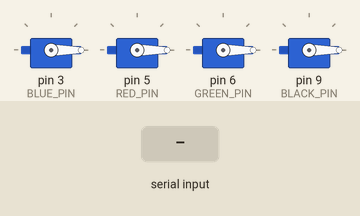
Recording of a sketch running on a simulated Arduino Uno, built with avr-gcc and run on an emulated ATmega328P. On the bench: 4 × servo. The inputs (shaded band) are chosen by the test bench.

Above: at 1.2 s.
1.3 s: "B" received over Serial
At 1.7 s:
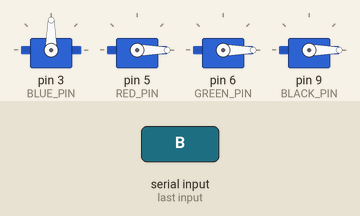
3.3 s: "R" received over Serial
At 3.7 s:
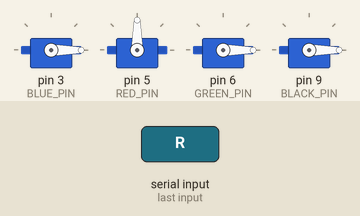
5.3 s: "G" received over Serial
At 5.6 s:
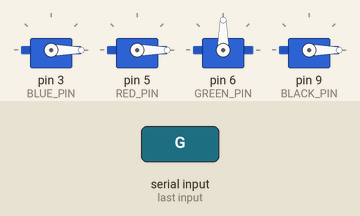
7.3 s: "K" received over Serial
At 7.7 s:
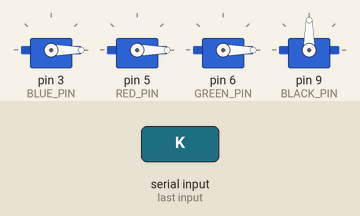
Timing chart, 0 to 10.3 s (numbered marks = the images above; inputs shaded):
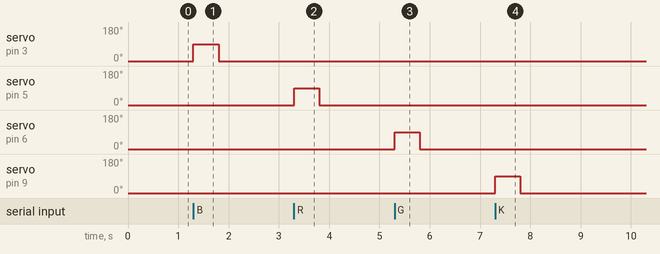

The sketch:

sketch_nov26a.ino
```cpp
#include <Servo.h>

Servo blueServo, redServo, greenServo, blackServo;

// PINS (3, 5, 9, 6)
const int BLUE_PIN = 3;
const int RED_PIN = 5;
const int GREEN_PIN = 6;
const int BLACK_PIN = 9;

void setup() {
  Serial.begin(9600);
  blueServo.attach(BLUE_PIN);
  redServo.attach(RED_PIN);
  greenServo.attach(GREEN_PIN);
  blackServo.attach(BLACK_PIN);

  blueServo.write(0);
  redServo.write(0);
  greenServo.write(0);
  blackServo.write(0);
}

void loop() {
  if (Serial.available() > 0) {
    char command = Serial.read();

    if (command == 'B') {
       blueServo.write(90);
       delay(500);               // Shorter delay (0.5s) to help speed
       blueServo.write(0);
       delay(500);
    }
    else if (command == 'R') {
       redServo.write(90);
       delay(500);
       redServo.write(0);
       delay(500);
    }
    else if (command == 'G') {
       greenServo.write(90);
       delay(500);
       greenServo.write(0);
       delay(500);
    }
    else if (command == 'K') {
       blackServo.write(90);
       delay(500);
       blackServo.write(0);
       delay(500);
    }

    // --- CRITICAL FIX: DELETE THE QUEUE ---
    // This empties the buffer so it doesn't remember old commands
    while(Serial.available() > 0) {
      char trash = Serial.read();
    }
    // --------------------------------------
  }
}
```

Measured:
- after the input at 1.3 s, servo on pin 3 (BLUE_PIN): 0° → 90° at once, → 0° 0.50 s later
- after the input at 3.3 s, servo on pin 5 (RED_PIN): 0° → 90° at once, → 0° 0.50 s later
- after the input at 5.3 s, servo on pin 6 (GREEN_PIN): 0° → 90° at once, → 0° 0.50 s later
- after the input at 7.3 s, servo on pin 9 (BLACK_PIN): 0° → 90° at once, → 0° 0.50 s later
